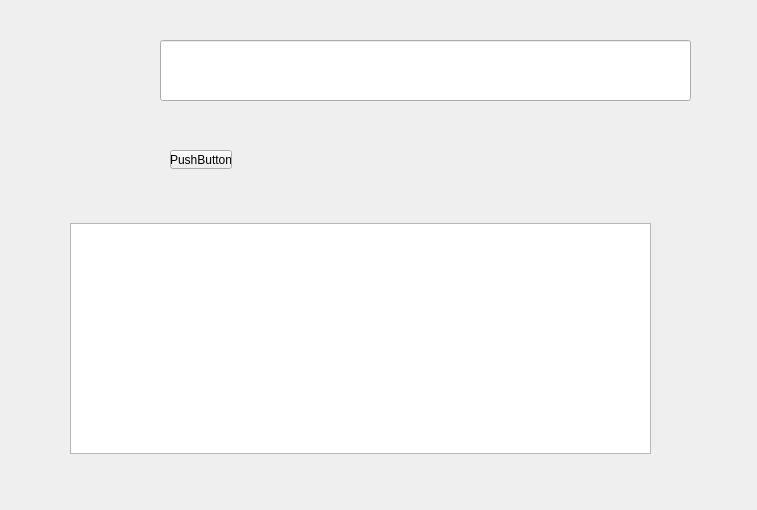
<?xml version="1.0" encoding="UTF-8"?>
<ui version="4.0">
 <class>Form</class>
 <widget class="QWidget" name="Form">
  <property name="geometry">
   <rect>
    <x>0</x>
    <y>0</y>
    <width>757</width>
    <height>510</height>
   </rect>
  </property>
  <property name="windowTitle">
   <string>Form</string>
  </property>
  <widget class="QPushButton" name="btnProcesar">
   <property name="geometry">
    <rect>
     <x>170</x>
     <y>150</y>
     <width>62</width>
     <height>19</height>
    </rect>
   </property>
   <property name="text">
    <string>PushButton</string>
   </property>
  </widget>
  <widget class="QLineEdit" name="txtExpresion">
   <property name="geometry">
    <rect>
     <x>160</x>
     <y>40</y>
     <width>531</width>
     <height>61</height>
    </rect>
   </property>
  </widget>
  <widget class="QTextEdit" name="txtRespuesta">
   <property name="geometry">
    <rect>
     <x>70</x>
     <y>223</y>
     <width>581</width>
     <height>231</height>
    </rect>
   </property>
  </widget>
 </widget>
 <resources/>
 <connections/>
</ui>
